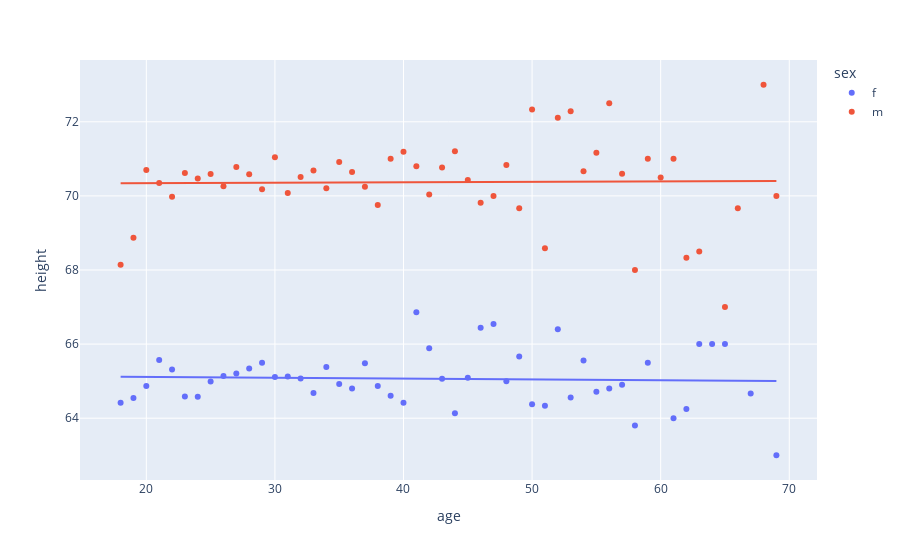

Notebook source saved alongside this figure:
### Markdown cell above
## Question 5

Make a visualization that shows the average height, as a function of age and sex. Interpret what you see.

_Hint:_ There are two outliers in the data set that you may want to remove to make this plot look better.

### Code cell
# TYPE YOUR CODE HERE.
import plotly.express as px

df_cupid5 = df_cupid.groupby(["age", "sex"])["height"].mean().reset_index()

df_cupid5 = df_cupid5[(df_cupid5["age"] != 64) | (df_cupid5['sex'] != "m")]
df_cupid5 = df_cupid5[(df_cupid5["age"] != 60) | (df_cupid5['sex'] != "f")]
px.scatter(df_cupid5, x="age", y="height", color="sex", trendline="ols")

### Figure 1 — Plotly figure (JSON) as saved in the notebook; plotly's stock layout.template omitted (floating-point values rounded to 4 significant figures)
{"data": [{"hovertemplate": "sex=f<br>age=%{x}<br>height=%{y}<extra></extra>", "legendgroup": "f", "marker": {"color": "#636efa", "symbol": "circle"}, "mode": "markers", "name": "f", "orientation": "v", "showlegend": true, "type": "scatter", "x": [18, 19, 20, 21, 22, 23, 24, 25, 26, 27, 28, 29, 30, 31, 32, 33, 34, 35, 36, 37, 38, 39, 40, 41, 42, 43, 44, 45, 46, 47, 48, 49, 50, 51, 52, 53, 54, 55, 56, 57, 58, 59, 61, 62, 63, 64, 65, 67, 69], "xaxis": "x", "y": [64.42, 64.55, 64.87, 65.57, 65.31, 64.58, 64.58, 64.99, 65.14, 65.21, 65.34, 65.5, 65.11, 65.12, 65.07, 64.68, 65.38, 64.92, 64.8, 65.48, 64.87, 64.61, 64.42, 66.86, 65.88, 65.07, 64.13, 65.09, 66.44, 66.55, 65, 65.67, 64.38, 64.33, 66.4, 64.56, 65.56, 64.71, 64.8, 64.9, 63.8, 65.5, 64, 64.25, 66, 66, 66, 64.67, 63], "yaxis": "y"}, {"hovertemplate": "<b>OLS trendline</b><br>height = -0.00226271 * age + 65.158<br>R<sup>2</sup>=0.001991<br><br>sex=f<br>age=%{x}<br>height=%{y} <b>(trend)</b><extra></extra>", "legendgroup": "f", "marker": {"color": "#636efa", "symbol": "circle"}, "mode": "lines", "name": "f", "showlegend": false, "type": "scatter", "x": [18, 19, 20, 21, 22, 23, 24, 25, 26, 27, 28, 29, 30, 31, 32, 33, 34, 35, 36, 37, 38, 39, 40, 41, 42, 43, 44, 45, 46, 47, 48, 49, 50, 51, 52, 53, 54, 55, 56, 57, 58, 59, 61, 62, 63, 64, 65, 67, 69], "xaxis": "x", "y": [65.12, 65.12, 65.11, 65.11, 65.11, 65.11, 65.1, 65.1, 65.1, 65.1, 65.09, 65.09, 65.09, 65.09, 65.09, 65.08, 65.08, 65.08, 65.08, 65.07, 65.07, 65.07, 65.07, 65.07, 65.06, 65.06, 65.06, 65.06, 65.05, 65.05, 65.05, 65.05, 65.04, 65.04, 65.04, 65.04, 65.04, 65.03, 65.03, 65.03, 65.03, 65.02, 65.02, 65.02, 65.02, 65.01, 65.01, 65.01, 65.0], "yaxis": "y"}, {"hovertemplate": "sex=m<br>age=%{x}<br>height=%{y}<extra></extra>", "legendgroup": "m", "marker": {"color": "#EF553B", "symbol": "circle"}, "mode": "markers", "name": "m", "orientation": "v", "showlegend": true, "type": "scatter", "x": [18, 19, 20, 21, 22, 23, 24, 25, 26, 27, 28, 29, 30, 31, 32, 33, 34, 35, 36, 37, 38, 39, 40, 41, 42, 43, 44, 45, 46, 47, 48, 49, 50, 51, 52, 53, 54, 55, 56, 57, 58, 59, 60, 61, 62, 63, 65, 66, 68, 69], "xaxis": "x", "y": [68.14, 68.87, 70.7, 70.35, 69.98, 70.62, 70.47, 70.59, 70.26, 70.78, 70.59, 70.18, 71.04, 70.08, 70.51, 70.68, 70.21, 70.91, 70.64, 70.24, 69.76, 71, 71.19, 70.8, 70.04, 70.77, 71.21, 70.43, 69.81, 70, 70.83, 69.67, 72.33, 68.59, 72.11, 72.29, 70.67, 71.17, 72.5, 70.6, 68, 71, 70.5, 71, 68.33, 68.5, 67, 69.67, 73, 70], "yaxis": "y"}, {"hovertemplate": "<b>OLS trendline</b><br>height = 0.00112716 * age + 70.324<br>R<sup>2</sup>=0.000210<br><br>sex=m<br>age=%{x}<br>height=%{y} <b>(trend)</b><extra></extra>", "legendgroup": "m", "marker": {"color": "#EF553B", "symbol": "circle"}, "mode": "lines", "name": "m", "showlegend": false, "type": "scatter", "x": [18, 19, 20, 21, 22, 23, 24, 25, 26, 27, 28, 29, 30, 31, 32, 33, 34, 35, 36, 37, 38, 39, 40, 41, 42, 43, 44, 45, 46, 47, 48, 49, 50, 51, 52, 53, 54, 55, 56, 57, 58, 59, 60, 61, 62, 63, 65, 66, 68, 69], "xaxis": "x", "y": [70.34, 70.35, 70.35, 70.35, 70.35, 70.35, 70.35, 70.35, 70.35, 70.35, 70.36, 70.36, 70.36, 70.36, 70.36, 70.36, 70.36, 70.36, 70.36, 70.37, 70.37, 70.37, 70.37, 70.37, 70.37, 70.37, 70.37, 70.37, 70.38, 70.38, 70.38, 70.38, 70.38, 70.38, 70.38, 70.38, 70.38, 70.39, 70.39, 70.39, 70.39, 70.39, 70.39, 70.39, 70.39, 70.4, 70.4, 70.4, 70.4, 70.4], "yaxis": "y"}], "layout": {"legend": {"title": {"text": "sex"}, "tracegroupgap": 0}, "margin": {"t": 60}, "xaxis": {"anchor": "y", "domain": [0, 1], "title": {"text": "age"}}, "yaxis": {"anchor": "x", "domain": [0, 1], "title": {"text": "height"}}}}
